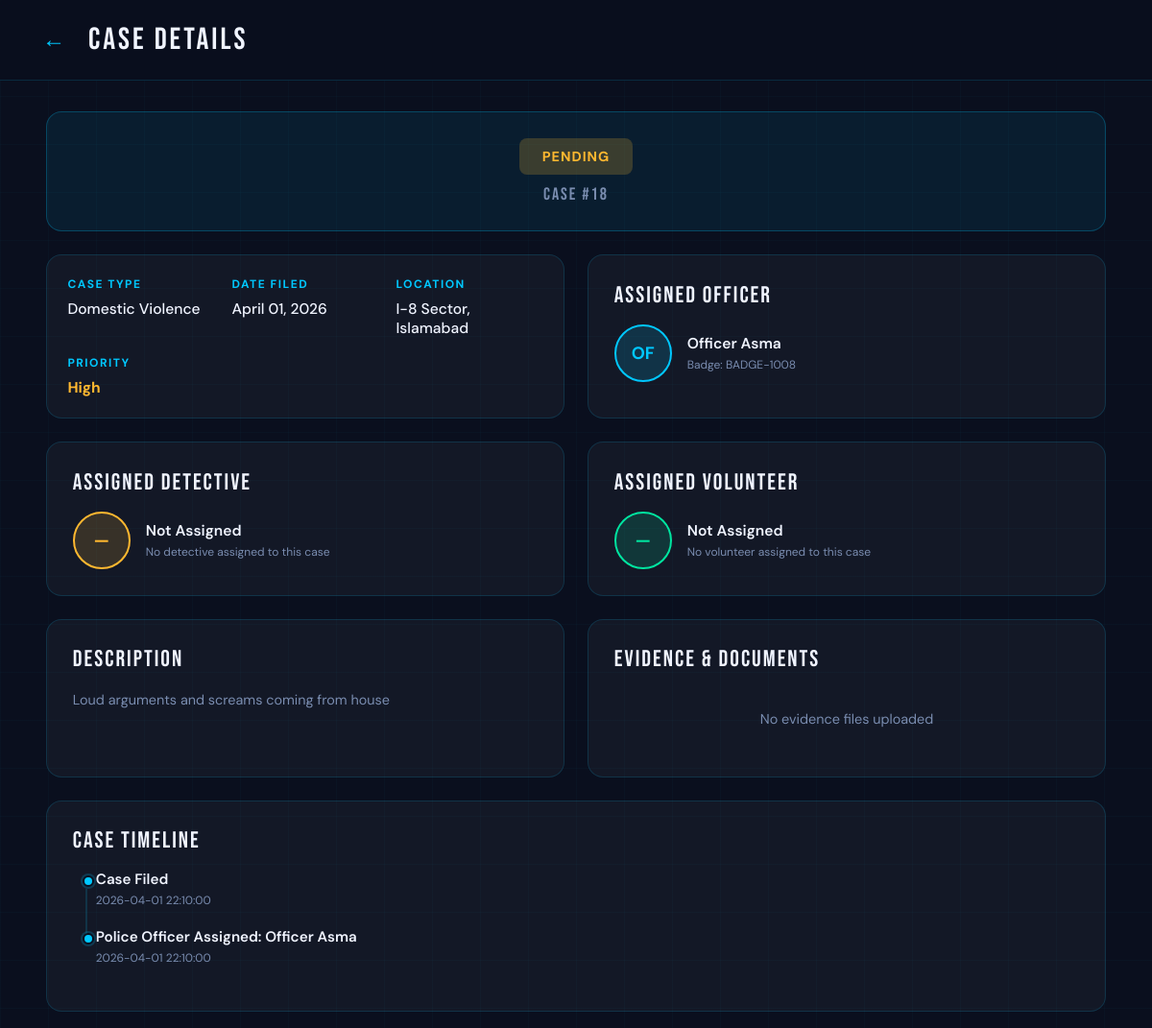
/case_detail/18, run on an earlier commit of the app's database.
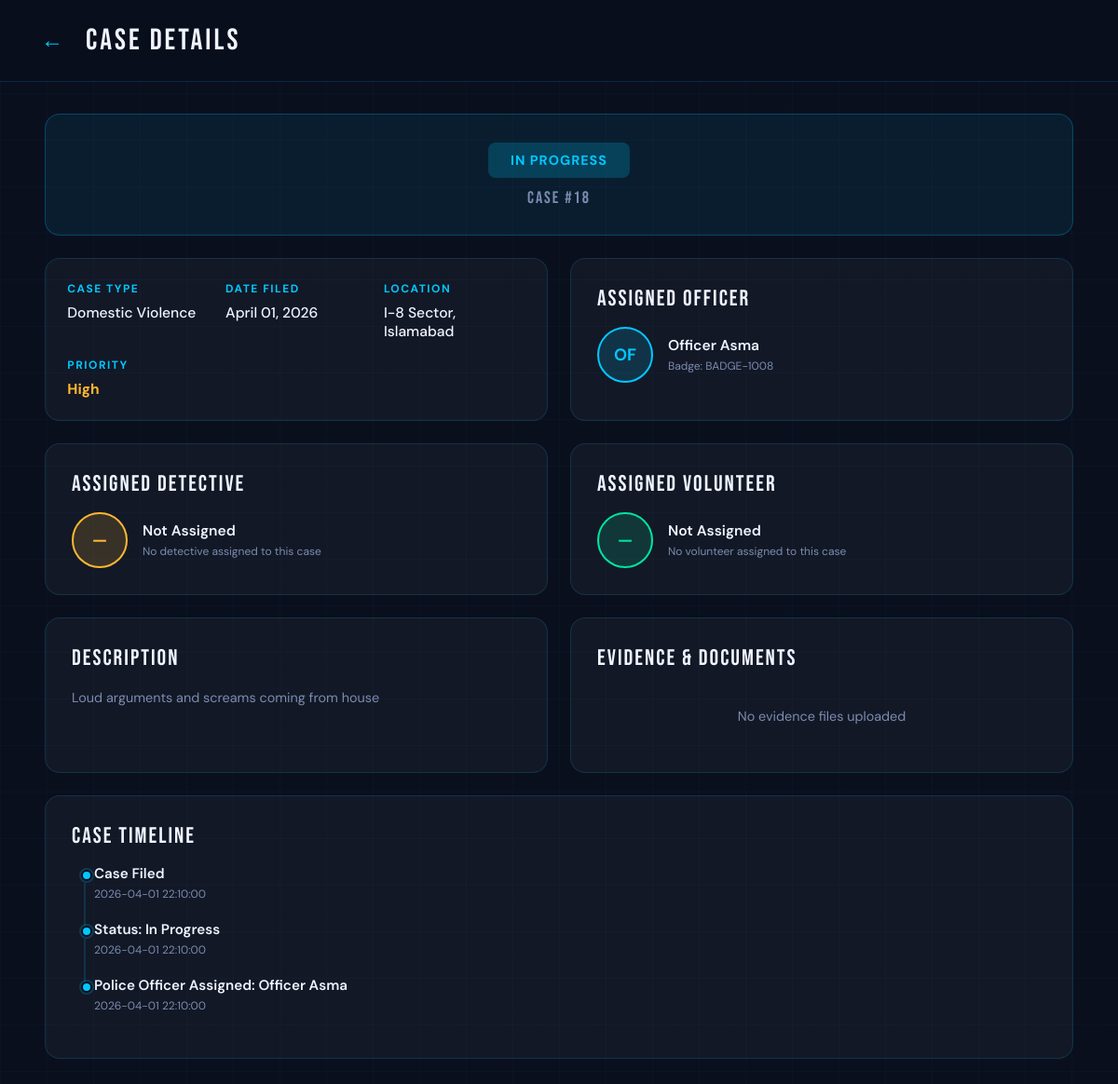
And on a later commit of the database.
### tables this page shows
CREATE TABLE Complaints (
    complaint_id INTEGER PRIMARY KEY AUTOINCREMENT,
    user_id INTEGER,
    category_id INTEGER,
    description TEXT NOT NULL,
    location TEXT NOT NULL,
    status TEXT DEFAULT 'Pending' CHECK(status IN ('Pending','In Progress','Resolved')),
    created_at DATETIME DEFAULT CURRENT_TIMESTAMP,

    FOREIGN KEY (user_id) REFERENCES Citizens(citizen_id),
    FOREIGN KEY (category_id) REFERENCES CrimeCategories(category_id)
);

CREATE TABLE Cases (
    case_id INTEGER PRIMARY KEY AUTOINCREMENT,
    complaint_id INTEGER UNIQUE,
    assigned_police_id INTEGER,
    assigned_detective_id INTEGER,
    assigned_volunteer_id INTEGER,
    priority TEXT DEFAULT 'Medium' CHECK(priority IN ('High','Medium','Low')),
    notes TEXT,
    last_updated DATETIME DEFAULT CURRENT_TIMESTAMP,

    FOREIGN KEY (complaint_id) REFERENCES Complaints(complaint_id),
    FOREIGN KEY (assigned_police_id) REFERENCES AuthorizedPersonnel(personnel_id),
    FOREIGN KEY (assigned_detective_id) REFERENCES AuthorizedPersonnel(personnel_id),
    FOREIGN KEY (assigned_volunteer_id) REFERENCES AuthorizedPersonnel(personnel_id)
);

### app.py (the view)
@app.route('/case_detail/<int:case_id>')
def case_detail(case_id):
    db = get_db_connection()
    is_assigned = request.args.get('assigned') == '1'
    is_detective = request.args.get('detective') == '1'
    case = db.execute('''
        SELECT c.complaint_id, cc.name as category_name, c.description,
               c.location, c.status, c.created_at,
               cs.priority, cs.notes,
               ap_police.name as officer_name,
               ap_police.badge_number as officer_badge,
               ap_detective.name as detective_name,
               ap_detective.badge_number as detective_badge,
               det.specialization as detective_specialization,
               vol.full_name as volunteer_name
        FROM Complaints c
        JOIN CrimeCategories cc ON c.category_id = cc.category_id
        LEFT JOIN Cases cs ON c.complaint_id = cs.complaint_id
        LEFT JOIN AuthorizedPersonnel ap_police ON cs.assigned_police_id = ap_police.personnel_id
        LEFT JOIN AuthorizedPersonnel ap_detective ON cs.assigned_detective_id = ap_detective.personnel_id
        LEFT JOIN Detectives det ON ap_detective.personnel_id = det.personnel_id
        LEFT JOIN Citizens vol ON cs.assigned_volunteer_id = vol.citizen_id
        WHERE c.complaint_id = ?
    ''', (case_id,)).fetchone()
    evidence_files = []
    if case:
        evidence = db.execute('''
            SELECT file_url
            FROM Evidence
            WHERE complaint_id = ?
        ''', (case_id,)).fetchall()
        for e in evidence:
            filename = e['file_url'].split('/')[-1] if e['file_url'] else 'Unknown file'
            evidence_files.append({
                'name': filename,
                'url': e['file_url']
            })
    timeline = []
    if case:
        timeline.append({
            'event': 'Case Filed',
            'date': case['created_at']
        })
        if case['status'] != 'Pending' and case['status']:
            timeline.append({
                'event': f"Status: {case['status']}",
                'date': case['created_at']
            })
        if case['officer_name']:
            timeline.append({
                'event': f"Police Officer Assigned: {case['officer_name']}",
                'date': case['created_at']
            })
        if case['detective_name']:
            timeline.append({
                'event': f"Detective Assigned: {case['detective_name']}",
                'date': case['created_at']
            })
        if case['volunteer_name']:
            timeline.append({
                'event': f"Volunteer Assigned: {case['volunteer_name']}",
                'date': case['created_at']
            })
    db.close()
    if not case:
        flash('Case not found', 'error')
        return redirect(url_for('case_tracking'))
    case_dict = dict(case)
    case_dict['evidence_files'] = evidence_files
    case_dict['timeline'] = timeline
    if case_dict['created_at']:
        try:
            dt = datetime.strptime(case_dict['created_at'], '%Y-%m-%d %H:%M:%S')
            case_dict['date_filed'] = dt.strftime('%B %d, %Y')
        except:
            case_dict['date_filed'] = case_dict['created_at']
    return render_template('case_detail.html', case=case_dict, is_assigned=is_assigned, is_detective=is_detective)

### app.py (called while the page is built)
def get_db_connection():
    conn = sqlite3.connect(DATABASE, timeout=10)
    conn.row_factory = sqlite3.Row
    return conn

### templates/case_detail.html (shortened to what the changed rows need)
<!DOCTYPE html>
<html lang="en">
<head>
</head>
<body>
  <div class="app-container">
    <div class="app-content">
      <div class="content">
        {% if case %}
        <div class="detail-grid">
          <div class="status-banner">
            <div class="status-badge {% if case.status == 'Pending' %}sb-pending{% elif case.status == 'In Progress' %}sb-progress{% elif case.status == 'Resolved' %}sb-resolved{% else %}sb-progress{% endif %}">
              {{ case.status if case.status else 'In Progress' }}
            </div>
            <div class="status-case-num">CASE #{{ case.complaint_id }}</div>
          </div>
          <div class="info-grid">
            <div class="info-item">
              <div class="info-label">Case Type</div>
              <div class="info-value">{{ case.category_name if case.category_name else 'Not specified' }}</div>
            </div>
            <div class="info-item">
              <div class="info-label">Date Filed</div>
              <div class="info-value">{{ case.date_filed if case.date_filed else case.created_at if case.created_at else 'Not specified' }}</div>
            </div>
            <div class="info-item">
              <div class="info-label">Location</div>
              <div class="info-value">{{ case.location if case.location else 'Not specified' }}</div>
            </div>
            <div class="info-item">
              <div class="info-label">Priority</div>
              <div class="info-value highlight">{{ case.priority if case.priority else 'Medium' }}</div>
            </div>
          </div>
          <div class="block">
            <div class="block-title">Assigned Officer</div>
            {% if case.officer_name %}
            <div class="officer-row">
              <div class="officer-avatar">{{ case.officer_name[:2].upper() if case.officer_name|length >= 2 else case.officer_name[0].upper() }}</div>
              <div>
                <div class="officer-name">{{ case.officer_name }}</div>
                <div class="officer-badge">Badge: {{ case.officer_badge if case.officer_badge else 'N/A' }}</div>
              </div>
            </div>
            {% endif %}
          </div>
          <div class="block">
            <div class="block-title">Assigned Detective</div>
            {% if case.detective_name %}
            <div class="officer-row">
              <div class="officer-avatar detective-avatar">{{ case.detective_name[:2].upper() if case.detective_name|length >= 2 else case.detective_name[0].upper() }}</div>
              <div>
                <div class="officer-name">{{ case.detective_name }}</div>
                <div class="officer-badge">Badge: {{ case.detective_badge if case.detective_badge else 'N/A' }}</div>
                {% if case.detective_specialization %}
                <div class="officer-sub">🔑 {{ case.detective_specialization }}</div>
                {% endif %}
              </div>
            </div>
            {% else %}
            <div class="officer-row">
              <div class="officer-avatar detective-avatar">—</div>
              <div>
                <div class="officer-name">Not Assigned</div>
                <div class="officer-badge">No detective assigned to this case</div>
              </div>
            </div>
            {% endif %}
          </div>
          <div class="block">
            <div class="block-title">Assigned Volunteer</div>
            {% if case.volunteer_name %}
            <div class="officer-row">
              <div class="officer-avatar volunteer-avatar">{{ case.volunteer_name[:2].upper() if case.volunteer_name|length >= 2 else case.volunteer_name[0].upper() }}</div>
              <div>
                <div class="officer-name">{{ case.volunteer_name }}</div>
                <div class="officer-badge">Community Volunteer</div>
              </div>
            </div>
            {% else %}
            <div class="officer-row">
              <div class="officer-avatar volunteer-avatar">—</div>
              <div>
                <div class="officer-name">Not Assigned</div>
                <div class="officer-badge">No volunteer assigned to this case</div>
              </div>
            </div>
            {% endif %}
          </div>
          <div class="block">
            <div class="block-title">Description</div>
            <div class="block-text">{{ case.description if case.description else 'No description provided' }}</div>
          </div>
          <div class="block">
            <div class="block-title">Evidence & Documents</div>
            {% if case.evidence_files %}
              {% for file in case.evidence_files %}
              <div class="evidence-item">
                <span class="evidence-icon">📎</span>
                <div>
                  <div class="evidence-name">{{ file.name }}</div>
                  <div class="evidence-size">Uploaded file</div>
                </div>
              </div>
              {% endfor %}
            {% else %}
              <div class="block-text" style="text-align:center;padding:20px;">No evidence files uploaded</div>
            {% endif %}
          </div>
          <div class="block block-full">
            <div class="block-title">Case Timeline</div>
            <div class="timeline">
              {% if case.timeline %}
                {% for event in case.timeline %}
                <div class="tl-item">
                  <div class="tl-event">{{ event.event }}</div>
                  <div class="tl-date">{{ event.date }}</div>
                </div>
                {% endfor %}
              {% endif %}
            </div>
          </div>
        </div>
        {% endif %}
      </div>
    </div>
  </div>
</body>
</html>

What changed in the data, as far as the page shows it:
changed Complaints "I-8 Sector, Islamabad": status "PENDING" → "IN PROGRESS"
now on one of the page's lists (row edited): Cases: date "2026-04-01 22:10:00"
changed Cases "High": event "Police Officer Assigned: Officer Asma" → "Status: In Progress"
